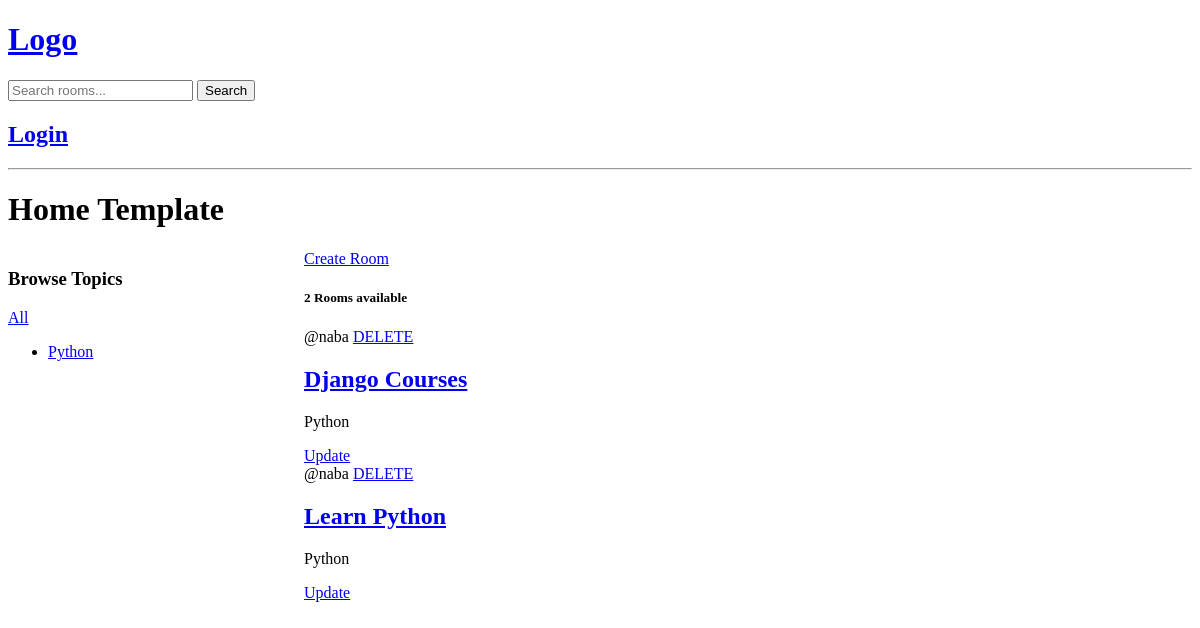
The app's page /?q=Python, older data.
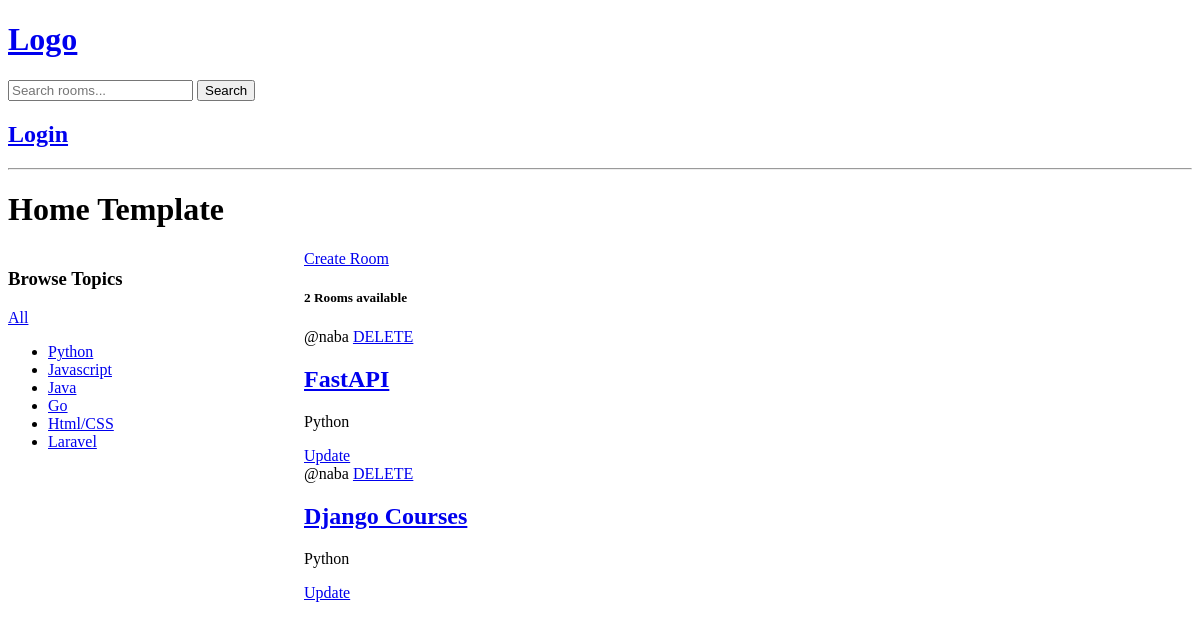
The same page, newer data.
### base/models.py (models this page shows, shortened)
class Topic(models.Model):
    name = models.CharField(max_length=200)

class Room(models.Model):
    user = models.ForeignKey(User, on_delete=models.SET_NULL, null=True)
    topic = models.ForeignKey(Topic, on_delete=models.SET_NULL, null=True)
    name = models.CharField(max_length=128)
    description = models.TextField(null=True, blank=True)
    updated = models.DateTimeField(auto_now=True)
    created = models.DateTimeField(auto_now_add=True)
    class Meta:
        ordering = ['-updated','created']

### base/views.py (the view)
# urls.py: path('', views.home, name='home'),
def home(request):
    q = request.GET.get('q') if request.GET.get('q') != None else ''
    rooms = Room.objects.filter(
        Q(topic__name__icontains=q) |
        Q(name__icontains=q) |
        Q(description__icontains=q)
        )
    topics = Topic.objects.all()
    rooms_count = rooms.count()
    context = {'rooms' : rooms,
     'topics' : topics,
     'rooms_count' : rooms_count}
    return render(request, 'base/home.html', context)

### base/templates/base/home.html (shortened to what this page needs)
{% extends 'main.html' %}
{% block content %}
<h1>Home Template</h1>
<div class="home-container">
    <div>
        <h3>Browse Topics</h3>
        <div>
         <a href="{% url 'home' %}">All</a>
        </div>
        <ul>
            {% for topic in topics %}
                <li><a href="{% url 'home' %}?q={{topic.name}}">{{ topic.name }}</a></li>
            {% endfor %}
        </ul>
    </div>
    <div>
    <a href="{% url 'create_room' %}">Create Room</a>
    <div>
        <h5>{{ rooms_count }} Rooms available</h5>
        {% for room in rooms %}
        <div>
            <span>@{{ room.user.username }}</span>
            <a href="{% url 'delete_room' room.id %}">DELETE</a>
            <a href="{% url 'room' room.id %}">
                <h2>{{ room.name }}</h2>
            </a>
            <p>{{ room.topic.name }}</p>
            <a href="{% url 'update_room' room.id %}" >Update</a>
        </div>
        {% endfor %}
    </div>
    </div>
</div>
{% endblock content %}

Row changes from the older to the newer data that the page shows:
removed Room: user.username "naba", name "Learn Python", topic.name "Python"
added Topic: name "Javascript"
added Topic: name "Java"
added Topic: name "Go"
added Topic: name "Html/CSS"
added Topic: name "Laravel"
added Room: user.username "naba", name "FastAPI", topic.name "Python"
